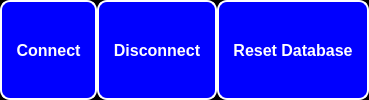
                     <widget class="QFrame" name="frame_15">
                      <property name="sizePolicy">
                       <sizepolicy hsizetype="Expanding" vsizetype="Expanding">
                        <horstretch>0</horstretch>
                        <verstretch>0</verstretch>
                       </sizepolicy>
                      </property>
                      <property name="styleSheet">
                       <string notr="true">background-color: rgb(0, 0, 0);</string>
                      </property>
                      <property name="frameShape">
                       <enum>QFrame::NoFrame</enum>
                      </property>
                      <property name="frameShadow">
                       <enum>QFrame::Raised</enum>
                      </property>
                      <layout class="QHBoxLayout" name="horizontalLayout_9">
                       <property name="spacing">
                        <number>0</number>
                       </property>
                       <property name="leftMargin">
                        <number>0</number>
                       </property>
                       <property name="topMargin">
                        <number>0</number>
                       </property>
                       <property name="rightMargin">
                        <number>0</number>
                       </property>
                       <property name="bottomMargin">
                        <number>0</number>
                       </property>
                       <item>
                        <widget class="QPushButton" name="button_connect">
                         <property name="sizePolicy">
                          <sizepolicy hsizetype="Expanding" vsizetype="Expanding">
                           <horstretch>0</horstretch>
                           <verstretch>0</verstretch>
                          </sizepolicy>
                         </property>
                         <property name="font">
                          <font>
                           <pointsize>-1</pointsize>
                           <weight>75</weight>
                           <bold>true</bold>
                          </font>
                         </property>
                         <property name="styleSheet">
                          <string notr="true">QPushButton {
                color: rgb(255, 255, 255);
                background-color: rgb(0, 0, 255);
                border: 2px solid rgb(255, 255, 255);
                border-radius: 10px;
                padding: 8px 14px;
                font-size: 16px;
                font-weight: bold;
            }
            QPushButton:hover {
	background-color: rgb(0, 255, 0);
            }
</string>
                         </property>
                         <property name="text">
                          <string>Connect</string>
                         </property>
                        </widget>
                       </item>
                       <item>
                        <widget class="QPushButton" name="button_disconnect">
                         <property name="sizePolicy">
                          <sizepolicy hsizetype="Expanding" vsizetype="Expanding">
                           <horstretch>0</horstretch>
                           <verstretch>0</verstretch>
                          </sizepolicy>
                         </property>
                         <property name="font">
                          <font>
                           <pointsize>-1</pointsize>
                           <weight>75</weight>
                           <bold>true</bold>
                          </font>
                         </property>
                         <property name="styleSheet">
                          <string notr="true">QPushButton {
                color: rgb(255, 255, 255);
                background-color: rgb(0, 0, 255);
                border: 2px solid rgb(255, 255, 255);
                border-radius: 10px;
                padding: 8px 14px;
                font-size: 16px;
                font-weight: bold;
}
QPushButton:hover {
	background-color: rgb(255, 0, 0);
}</string>
                         </property>
                         <property name="text">
                          <string>Disconnect</string>
                         </property>
                        </widget>
                       </item>
                       <item>
                        <widget class="QPushButton" name="button_reset_database">
                         <property name="sizePolicy">
                          <sizepolicy hsizetype="Expanding" vsizetype="Expanding">
                           <horstretch>0</horstretch>
                           <verstretch>0</verstretch>
                          </sizepolicy>
                         </property>
                         <property name="font">
                          <font>
                           <pointsize>-1</pointsize>
                           <weight>75</weight>
                           <bold>true</bold>
                          </font>
                         </property>
                         <property name="styleSheet">
                          <string notr="true">QPushButton {
                color: rgb(255, 255, 255);
                background-color: rgb(0, 0, 255);
                border: 2px solid rgb(255, 255, 255);
                border-radius: 10px;
                padding: 8px 14px;
                font-size: 16px;
                font-weight: bold;
}
QPushButton:hover {
	background-color: rgb(255, 0, 0);
}</string>
                         </property>
                         <property name="text">
                          <string>Reset Database</string>
                         </property>
                        </widget>
                       </item>
                      </layout>
                     </widget>
